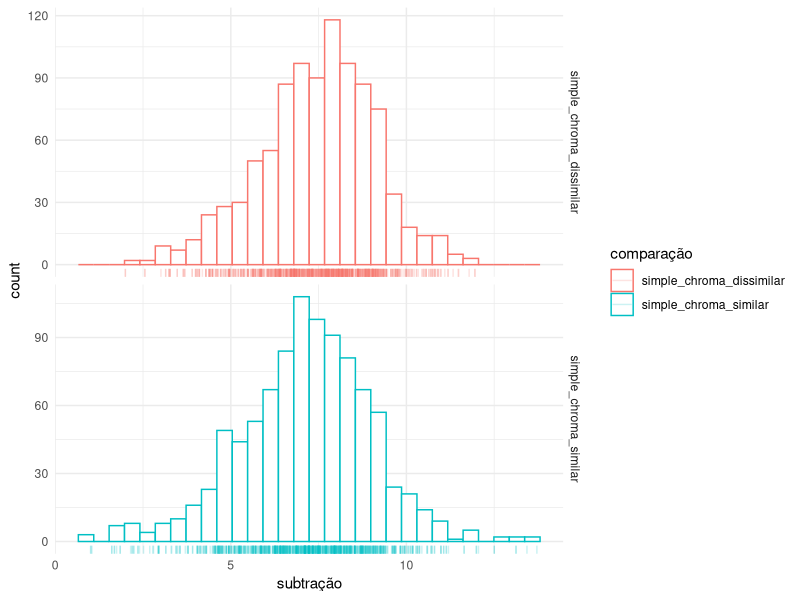
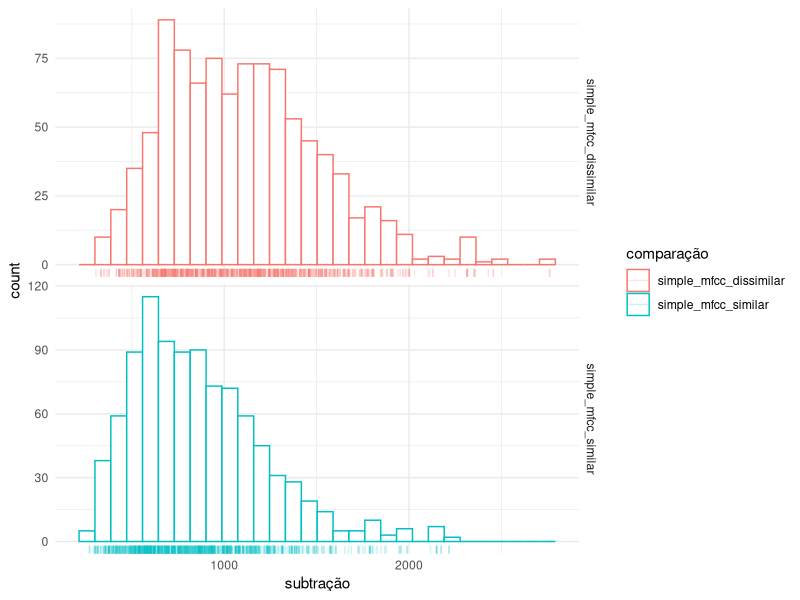
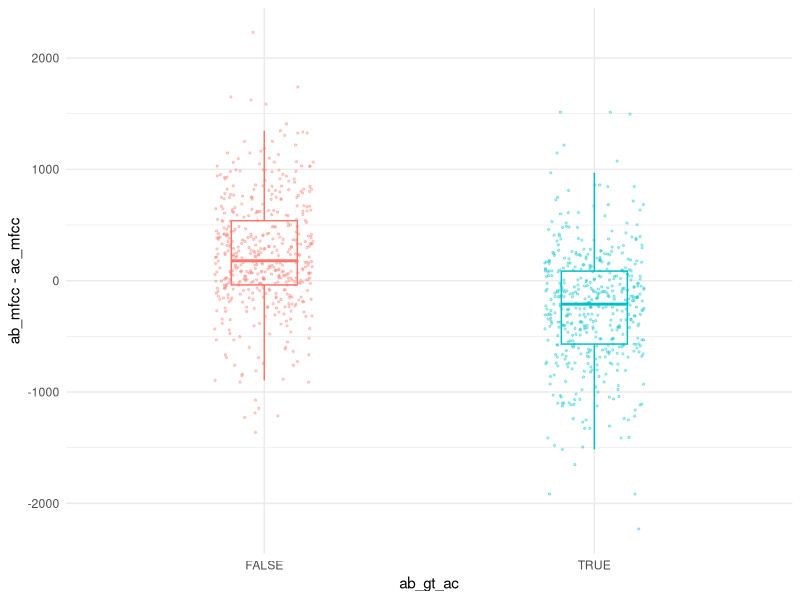
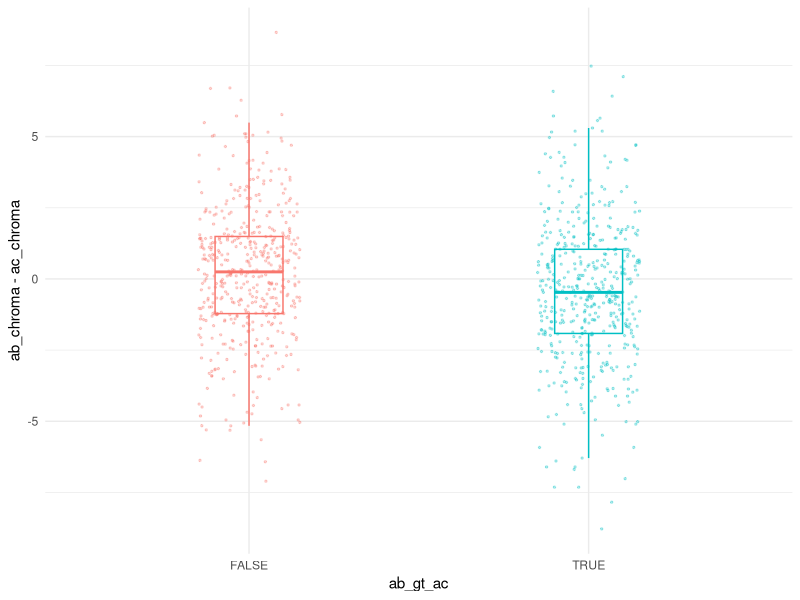
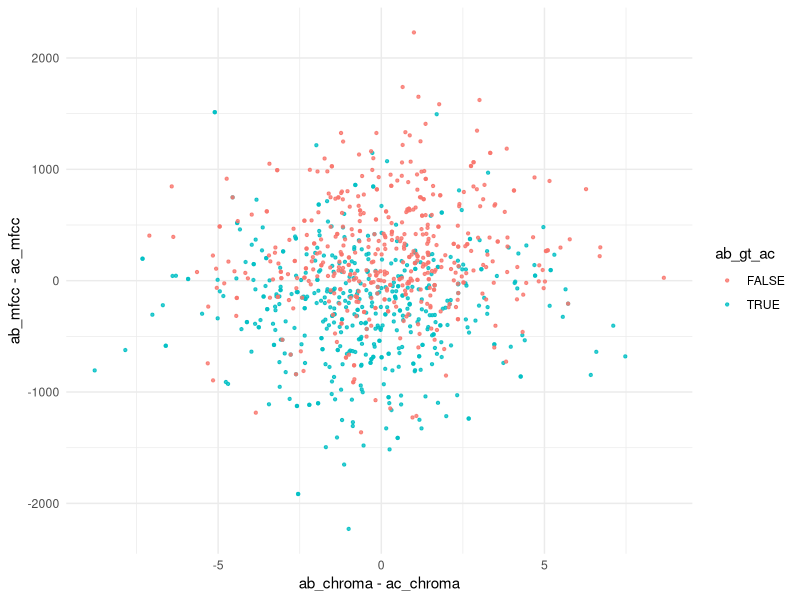
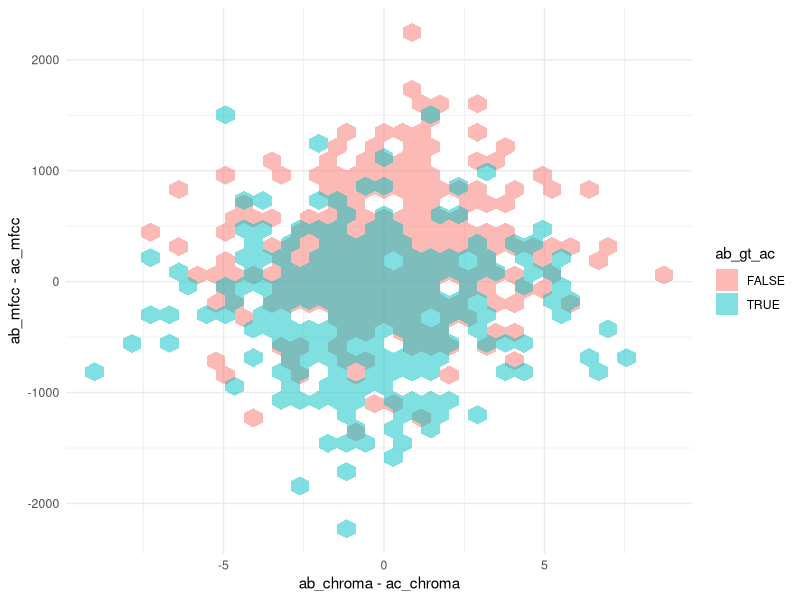
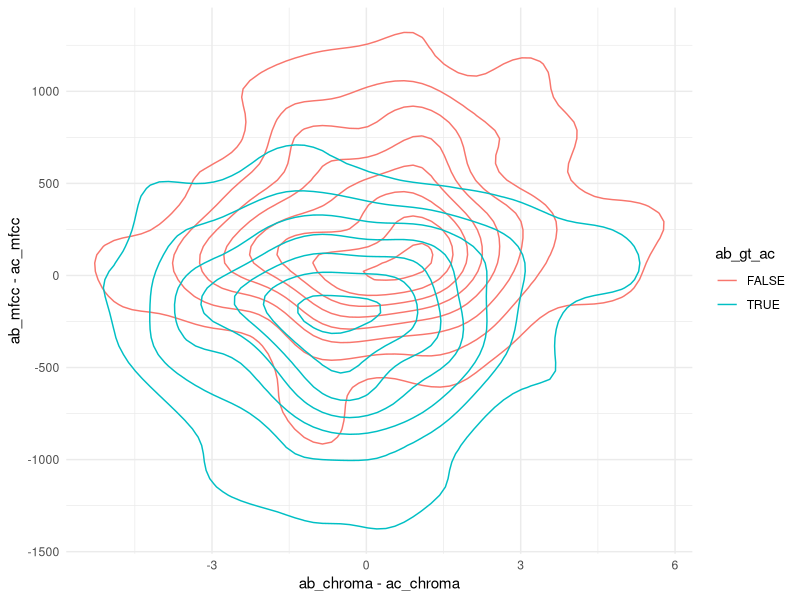

Here is the R script that generated these plots, in order:
## ---- chunk 1
library(tidyverse)
library(here)
theme_set(theme_minimal())
## ---- chunk 2
dados = read_csv(here("data/training_set_deepchromaOTI_mfcc_sl=10.csv"))
balanceados = read_csv(here("data/balanced_training_set_deepchromaOTI_mfcc_sl=10.csv"))

dados = dados %>% 
    mutate(`sim(A,B) > sim(A,C)` = as.logical(`y = sim(A,B) > sim(A,C) ^ sim(B,A) > sim(B,C)`), 
           ABmAC_chroma = simple_chroma_similar - simple_chroma_dissimilar,
           ABmAC_mfcc = simple_mfcc_similar - simple_mfcc_dissimilar)

summary(dados)
## ---- chunk 3
box_e_pontos = function(p){
    p + 
    geom_boxplot(outlier.colour = NA, width = .2) + 
    geom_jitter(width = .15, alpha = .3, size = .5) + 
    theme(legend.position = "None")
}

## ---- chunk 4
dados %>% 
    gather(key = "comparação", value = "subtração", 
           simple_chroma_similar, simple_chroma_dissimilar) %>% 
    ggplot(aes(x = `subtração`, colour = `comparação`)) + 
    geom_histogram(bins = 30, fill = "white") + 
    geom_rug(alpha = .2) + 
    facet_grid(`comparação` ~ ., scales = "free")

dados %>% 
    gather(key = "comparação", value = "subtração", 
           simple_mfcc_similar, simple_mfcc_dissimilar) %>% 
    ggplot(aes(x = `subtração`, colour = `comparação`)) + 
    geom_histogram(bins = 30, fill = "white") + 
    geom_rug(alpha = .2) + 
    facet_grid(`comparação` ~ ., scales = "free")

## ---- chunk 5
balanceados %>% 
    ggplot(aes(x = ab_gt_ac, 
               y = ab_mfcc - ac_mfcc, 
               color = ab_gt_ac))  %>%
    box_e_pontos()
## ---- chunk 6
# dados %>% 
#     ggplot(aes(x = `sim(A,B) > sim(A,C)`, 
#                y = `simple_chroma(A,B) - simple_chroma(A,C)`, 
#                color = `sim(A,B) > sim(A,C)`))  %>%
#     box_e_pontos()
## ---- chunk 7
balanceados %>% 
    ggplot(aes(x = ab_gt_ac, 
               y = ab_chroma - ac_chroma, 
               color = ab_gt_ac))  %>%
    box_e_pontos()

## ---- chunk 8
balanceados %>% 
    ggplot(aes(x = ab_chroma - ac_chroma, 
               y = ab_mfcc - ac_mfcc,
               color = ab_gt_ac)) + 
    geom_point(size = .8, alpha = .8) 

## ---- chunk 9
balanceados %>% 
    ggplot(aes(x = ab_chroma - ac_chroma, 
               y = ab_mfcc - ac_mfcc,
               fill = ab_gt_ac)) +  
    # geom_point(size = 3, alpha = .3)
    geom_hex(alpha = .5)
## ---- chunk 10
balanceados %>% 
    ggplot(aes(x = ab_chroma - ac_chroma, 
               y = ab_mfcc - ac_mfcc,
               color = ab_gt_ac)) +  
    geom_density2d()
## ---- chunk 11
library(broom)

tofit = balanceados %>%  
    mutate(chroma = ab_chroma - ac_chroma, 
           mfcc = ab_mfcc - ac_mfcc)
m = glm(ab_gt_ac ~ chroma + mfcc, family = "binomial", tofit)

tidy(m, exponentiate = T)

w_predictions = augment(m, 
                        type.predict = "response") 

w_predictions = w_predictions %>% 
  mutate(predicted = ifelse(.fitted > .5, "1", "0"))

table(w_predictions$predicted, w_predictions$ab_gt_ac)
## ---- chunk 12
# triplasl = dados %>%
#     arrange(-simple_mfcc_AB) %>% 
#     mutate(t = 1:n()) %>% 
#     gather(
#     key = "comparação",
#     value = "valor",
#     simple_mfcc_AB,
#     simple_mfcc_AC,
#     simple_mfcc_BC, 
#     simple_chroma_AB, 
#     simple_chroma_AC,
#     simple_chroma_BC
#     ) 
# 
# triplasl %>% 
#     group_by(`comparação`) %>% 
#     summarise(media = mean(`valor`), 
#               mediana = median(valor), 
#               min = min(valor), 
#               max = max(valor))

# triplasl %>% 
#     # filter(t <= 10) %>% 
#     ggplot(aes(x = t,  y = `valor`, colour = `comparação`)) + 
#     geom_point(alpha = 1, size = 1)

